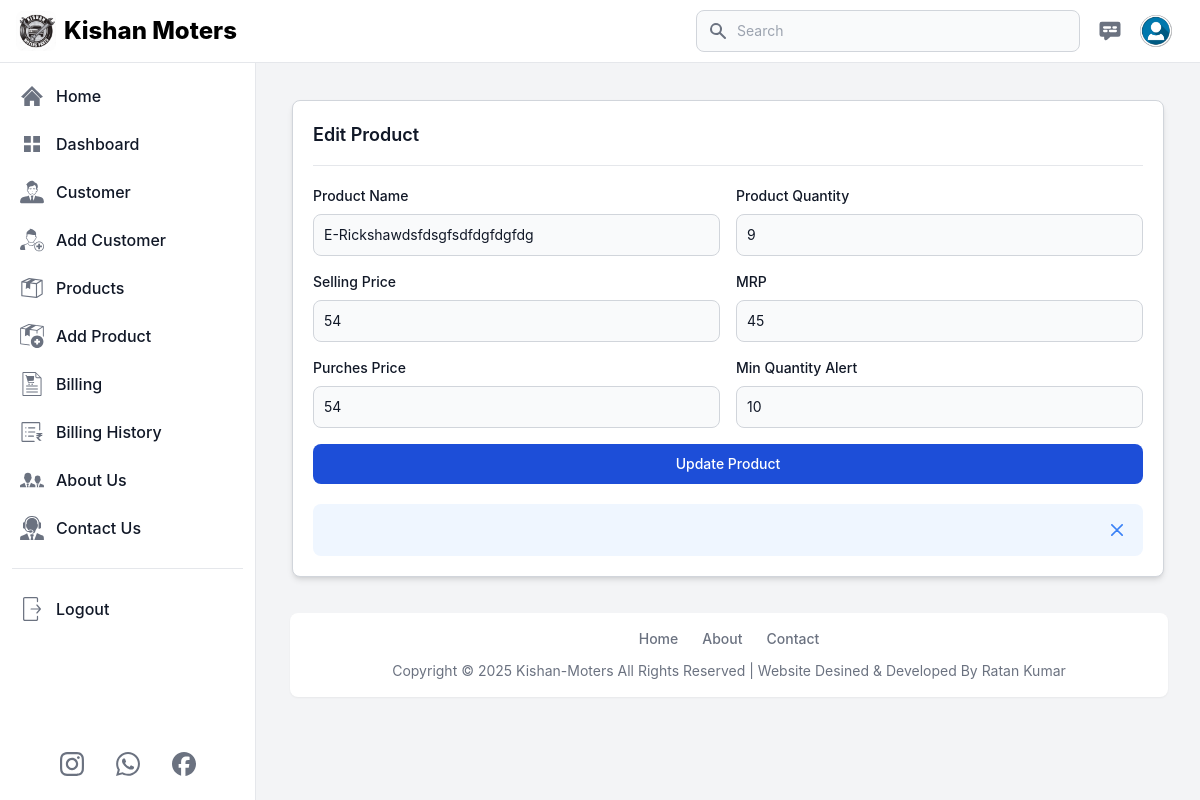
The app's page /edit_product/9 (signed in) with its own data.
### app.py (models this page shows, shortened)
class Products(db.Model):
    id = db.Column(db.Integer, primary_key=True)
    user_id = db.Column(db.Integer, db.ForeignKey('user.id'), nullable=False)
    prod_name = db.Column(db.String(100), nullable=False)
    prod_quantity = db.Column(db.Integer, nullable=False)
    prod_sell_price = db.Column(db.Integer, nullable=False)
    prod_mrp = db.Column(db.Integer, nullable=False)
    prod_buy_price = db.Column(db.Integer, nullable=False)
    prod_min_quantity = db.Column(db.Integer, nullable=False)

### app.py (the view)
@app.route('/edit_product/<int:id>', methods=['GET'])
def edit_product(id):
    if 'email' in session:
        user = User.query.filter_by(email=session['email']).first()
        product = Products.query.filter_by(id=id, user_id=user.id).first()
        messages = Contact_us.query.order_by(Contact_us.id.desc()).all()
        if not product :
            flash('Data not found or you do not have permission to edit this data.', 'error')
            return redirect('/products')
        return render_template('edit_product.html', title='Edit Product', user=user, product=product, messages=messages)
    else:
        flash('You need to login first.', 'error')
        return redirect('/login')

### templates/edit_product.html (shortened to what this page needs)
{% extends 'layout.html' %}
{% block content %}
<main class="p-4 md:ml-64 h-auto pt-20">
    <div class="p-5 m-2 md:m-5 bg-white dark:bg-gray-800 rounded-lg shadow-md border border-gray-300 dark:border-gray-700">
        <div class="flex justify-between items-center pb-4 mb-4 rounded-t border-b sm:mb-5 dark:border-gray-600">
            <h3 class="text-lg font-semibold text-gray-900 dark:text-white">
                {{title}}
            </h3>
        </div>
        <form action="{{ url_for('update_data', id=product.id) }}" method="post">
            <div class="grid gap-4 mb-4 sm:grid-cols-2">
                <div>
                    <label for="Product Name"
                        class="block mb-2 text-sm font-medium text-gray-900 dark:text-white">Product Name</label>
                    <input type="text" name="product_name" id="product_name" value="{{product.prod_name}}"
                        class="bg-gray-50 border border-gray-300 text-gray-900 text-sm rounded-lg focus:ring-primary-600 focus:border-primary-600 block w-full p-2.5 dark:bg-gray-700 dark:border-gray-600 dark:placeholder-gray-400 dark:text-white dark:focus:ring-primary-500 dark:focus:border-primary-500"
                        placeholder="Enter Product Name" required="">
                </div>
                <div>
                    <label for="Product Quantity"
                        class="block mb-2 text-sm font-medium text-gray-900 dark:text-white">Product Quantity</label>
                    <input type="number" name="product_quantity" value="{{product.prod_quantity}}"id="product_quantity"
                        class="bg-gray-50 border border-gray-300 text-gray-900 text-sm rounded-lg focus:ring-primary-600 focus:border-primary-600 block w-full p-2.5 dark:bg-gray-700 dark:border-gray-600 dark:placeholder-gray-400 dark:text-white dark:focus:ring-primary-500 dark:focus:border-primary-500"
                        placeholder="50" required="">
                </div>
                <div>
                    <label for="Selling Price"
                        class="block mb-2 text-sm font-medium text-gray-900 dark:text-white">Selling Price</label>
                    <input type="number" name="selling_price" id="selling_price" value="{{product.prod_sell_price}}"
                        class="bg-gray-50 border border-gray-300 text-gray-900 text-sm rounded-lg focus:ring-primary-600 focus:border-primary-600 block w-full p-2.5 dark:bg-gray-700 dark:border-gray-600 dark:placeholder-gray-400 dark:text-white dark:focus:ring-primary-500 dark:focus:border-primary-500"
                        placeholder="₹550" required="">
                </div>
                <div>
                    <label for="MRP" class="block mb-2 text-sm font-medium text-gray-900 dark:text-white">MRP</label>
                    <input type="number" name="mrp" id="mrp" value="{{product.prod_mrp}}"
                        class="bg-gray-50 border border-gray-300 text-gray-900 text-sm rounded-lg focus:ring-primary-600 focus:border-primary-600 block w-full p-2.5 dark:bg-gray-700 dark:border-gray-600 dark:placeholder-gray-400 dark:text-white dark:focus:ring-primary-500 dark:focus:border-primary-500"
                        placeholder="₹550" required="">
                </div>
                <div>
                    <label for="Purches Price"
                        class="block mb-2 text-sm font-medium text-gray-900 dark:text-white">Purches Price
                    </label>
                    <input type="number" name="purches_price" id="purches_price" value="{{product.prod_buy_price}}"
                        class="bg-gray-50 border border-gray-300 text-gray-900 text-sm rounded-lg focus:ring-primary-600 focus:border-primary-600 block w-full p-2.5 dark:bg-gray-700 dark:border-gray-600 dark:placeholder-gray-400 dark:text-white dark:focus:ring-primary-500 dark:focus:border-primary-500"
                        placeholder="₹550" required="">
                </div>
                <div>
                    <label for="Min Quantity" class="block mb-2 text-sm font-medium text-gray-900 dark:text-white">Min
                        Quantity Alert</label>
                    <input type="number" name="min_quantity" id="min_quantity" value="{{product.prod_min_quantity}}"
                        class="bg-gray-50 border border-gray-300 text-gray-900 text-sm rounded-lg focus:ring-primary-600 focus:border-primary-600 block w-full p-2.5 dark:bg-gray-700 dark:border-gray-600 dark:placeholder-gray-400 dark:text-white dark:focus:ring-primary-500 dark:focus:border-primary-500"
                        placeholder="50" required="">
                </div>
            </div>
            <div class="w-full flex justify-center text-center">
                <button type="submit"
                    class="w-full text-white items-center bg-primary-700 hover:bg-primary-800 focus:ring-4 focus:outline-none focus:ring-primary-300 font-medium rounded-lg text-sm px-5 py-2.5 text-center dark:bg-primary-600 dark:hover:bg-primary-700 dark:focus:ring-primary-800">
                    Update Product
                </button>
            </div>
            <div id="alert-1"
                class="flex items-center p-4 mt-5 text-blue-800 rounded-lg bg-blue-50 dark:bg-gray-900 dark:text-blue-400"
                role="alert">
                <button type="button"
                    class="ms-auto -mx-1.5 -my-1.5 bg-blue-50 text-blue-500 rounded-lg focus:ring-2 focus:ring-blue-400 p-1.5 hover:bg-blue-200 inline-flex items-center justify-center h-8 w-8 dark:bg-gray-800 dark:text-blue-400 dark:hover:bg-gray-700"
                    data-dismiss-target="#alert-1" aria-label="Close">
                    <svg class="w-3 h-3" aria-hidden="true" xmlns="http://www.w3.org/2000/svg" fill="none"
                        viewBox="0 0 14 14">
                        <path stroke="currentColor" stroke-linecap="round" stroke-linejoin="round" stroke-width="2"
                            d="m1 1 6 6m0 0 6 6M7 7l6-6M7 7l-6 6" />
                    </svg>
                </button>
            </div>
        </form>
    </div>
</main>
{% endblock %}

### records on screen
Products: product_name "E-Rickshawdsfdsgfsdfdgfdgfdg", product_quantity "9", selling_price "54", mrp "45", purches_price "54", min_quantity "10"

### other values on screen
{{ title }} "Edit Product"
